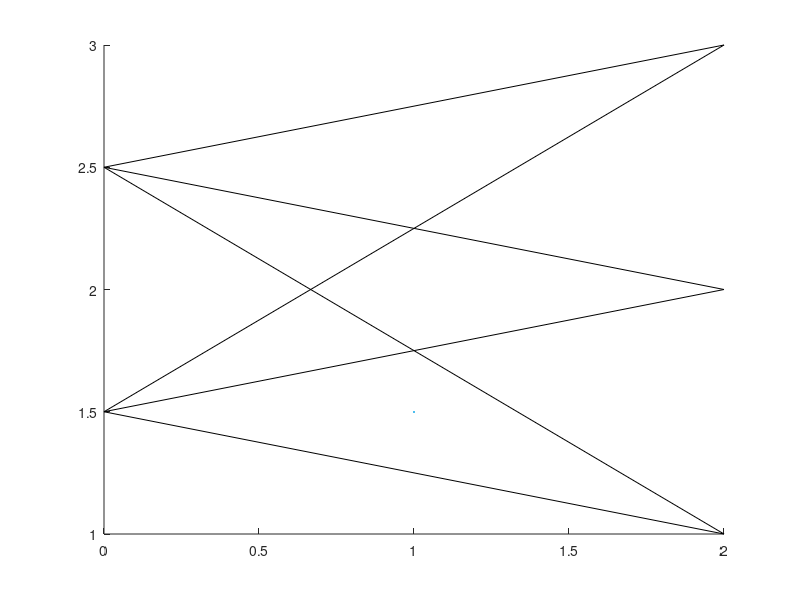

The MATLAB script that drew this image: (Note: this script raises an error after producing the figure.)
% close all

N = [2 3 1];
gap = 2;
t = -3;
X = 0:gap:gap*length(N)-1;

gg = [0 100/255 0];
bb = [0 0 205/255];
rr = [1 0 0];
pp = [139/255 0 139/255];

figure('Units','centimeter','Position',[10 10 33 10])
hold on

i = 1;
for j = 1 : N(i)
    for k = 1 : N(i + 1)
        plot([X(i) X(i + 1)], [(max(N) - N(i)) / 2 + j (max(N) - N(i + 1)) / 2 + k],  Color='k', LineWidth=1.5)
    end
end
scatter(X(i) * ones(1, N(i)), (max(N) - N(i)) / 2 + 1 : (max(N) - N(i)) / 2 + N(i), 300, 'k', LineWidth=2, MarkerFaceColor='w')

i = 2;
for j = 1 : N(i)
    for k = 1 : N(i + 1)
        plot([X(i) X(i + 1)], [(max(N) - N(i)) / 2 + j (max(N) - N(i + 1)) / 2 + k], 'color', [0.9290 0.6940 0.1250], LineWidth=2, LineStyle = ':')
    end
end

scatter(X(i) * ones(1, N(i)-2), (max(N) - N(i)) / 2 + 1 : (max(N) - N(i)) / 2 + N(i), 300, 'k', LineWidth=2, MarkerFaceColor='w')
scatter(X(end) * ones(1, N(end)), (max(N) - N(end)) / 2 + 1 : (max(N) - N(end)) / 2 + N(end), 300, 'k', LineWidth=2, MarkerFaceColor='w')

%%
N = [2 5 1];
X = X + gap * length(N) + 1;

i = 1;
for j = 1 : N(i)
    for k = 1 : 2
        plot([X(i) X(i + 1)], [(max(N) - N(i)) / 2 + j - 1 (max(N) - N(i + 1)) / 2 + k - 1], Color=pp, LineWidth=1.5)
    end
    for k = 3 : N(i + 1)
        plot([X(i) X(i + 1)], [(max(N) - N(i)) / 2 + j - 1 (max(N) - N(i + 1)) / 2 + k - 1],  Color='k', LineWidth=1.5)
    end
end
scatter(X(i) * ones(1, N(i)), (max(N) - N(i)) / 2 : (max(N) - N(i)) / 2 + N(i) - 1, 300, 'k', LineWidth=2, MarkerFaceColor='w')

i = 2;
for j = 1 : N(i)
    for k = 1 : N(i + 1)
        plot([X(i) X(i + 1)], [(max(N) - N(i)) / 2 + j - 1 (max(N) - N(i + 1)) / 2 + k - 1], 'color', [0.9290 0.6940 0.1250], LineWidth=2, LineStyle = ':')
    end
end

scatter(X(i) * ones(1, N(i)-2), (max(N) - N(i)) / 2 + 2 : (max(N) - N(i)) / 2 + N(i) - 1, 300, 'k', LineWidth=2, MarkerFaceColor='w')
scatter(X(i) * ones(1, 2), (max(N) - N(i)) / 2 : (max(N) - N(i)) / 2 + 1, 300, Color=pp, LineWidth=2, MarkerFaceColor='w')
scatter(X(end) * ones(1, N(end)), (max(N) - N(end)) / 2 : (max(N) - N(end)) / 2 + N(end) - 1, 300, 'k', LineWidth=2, MarkerFaceColor='w')

d4 = 0.37;
plot(X(i) + [-d4 d4 d4 -d4 -d4], (max(N) - N(i)) / 2 + [2-d4 2-d4 4+d4 4+d4 2-d4], 'Color', 'k', 'LineWidth', 1.5, 'LineStyle', '--')
plot(X(i) + [-d4 d4 d4 -d4 -d4], (max(N) - N(i)) / 2 + [-d4 -d4 1+d4 1+d4 -d4], 'Color', pp, 'LineWidth', 1.5, 'LineStyle', '--')

text(8, 4.7, 'existing neurons', Color = 'k', FontSize = 11)
text(8.2, -0.7, 'new neurons', Color = pp, FontSize = 11)
text(7.6, 3.5, '$W$', Interpreter = 'latex', Color = 'k', FontSize = 15)
text(9.4, 4, '$b$', Interpreter = 'latex', Color = 'k', FontSize = 15)
text(7.6, 0.3, '$W_{add}$', Interpreter = 'latex', Color = pp, FontSize = 15)
text(9.4, 0, '$b_{add}$', Interpreter = 'latex', Color = pp, FontSize = 15)

%%
N = [2 5 3 1];
X = 0:gap:gap*length(N)-1;
X = X + 2 * gap * (length(N) - 1) + 2;

i = 1;
for j = 1 : N(i)
    for k = 1 : 2
        plot([X(i) X(i + 1)], [(max(N) - N(i)) / 2 + j - 1 (max(N) - N(i + 1)) / 2 + k], 'color', pp, LineWidth=1.5)
    end
    for k = 3 : N(i + 1)
        plot([X(i) X(i + 1)], [(max(N) - N(i)) / 2 + j - 1 (max(N) - N(i + 1)) / 2 + k], 'color', 'k', LineWidth=1.5)
    end
end
scatter(X(i) * ones(1, N(i)), (max(N) - N(i)) / 2 : (max(N) - N(i)) / 2 + N(i) - 1, 300, 'k', LineWidth=2, MarkerFaceColor='w')

i = 2;
for j = 1 : N(i)
    for k = 1 : N(i + 1)
        plot([X(i) X(i + 1)], [(max(N) - N(i)) / 2 + j (max(N) - N(i + 1)) / 2 + k + t], Color=bb, LineWidth=1.5)
    end
end

i = length(N) - 1;
for j = 1 : N(i)
    for k = 1 : N(i + 1)
        plot([X(i) X(i + 1)], [(max(N) - N(i)) / 2 + j + t (max(N) - N(i + 1)) / 2 + k - 1], Color=rr, LineWidth=2, LineStyle=':')
    end
end

scatter(X(i) * ones(1, N(i)), (max(N) - N(i)) / 2 + 1 + t : (max(N) - N(i)) / 2 + N(i) + t, 300, bb, LineWidth=2, MarkerFaceColor='w')

i = 2;
for j = 1 : N(i)
    for k = 1 : N(i + 2)
        plot([X(i) X(i + 2)], [(max(N) - N(i)) / 2 + j (max(N) - N(i + 2)) / 2 + k - 1], 'color', [0.9290 0.6940 0.1250], LineWidth=2, LineStyle = ':')
    end
end

scatter(X(i) * ones(1, 2), (max(N) - N(i)) / 2 + 1 : (max(N) - N(i)) / 2 + 2, 300, pp, LineWidth=2, MarkerFaceColor='w')
scatter(X(i) * ones(1, N(i)-2), (max(N) - N(i)) / 2 + 3 : (max(N) - N(i)) / 2 + N(i), 300, 'k', LineWidth=2, MarkerFaceColor='w')
scatter(X(end) * ones(1, N(end)), (max(N) - N(end)) / 2 : (max(N) - N(end)) / 2 + N(end) - 1, 300, 'k', LineWidth=2, MarkerFaceColor='w')

d4 = 0.37;
plot(X(i) + [-d4 d4 d4 -d4 -d4], (max(N) - N(i)) / 2 + [1-d4 1-d4 5+d4 5+d4 1-d4], 'Color', 'k', 'LineWidth', 1.5, 'LineStyle', '--')
plot(X(i+1) + [-d4 d4 d4 -d4 -d4], (max(N) - N(i)) / 2 + [-1-d4 -1-d4 1+d4 1+d4 -1-d4], 'Color', bb, 'LineWidth', 1.5, 'LineStyle', '--')

text(14, 0.3, 'existing layer', Color = 'k', FontSize = 11)
text(16.2, -0.8, 'new layer', Color = bb, FontSize = 11)

% hold off
axis off
axis equal

%%
quiver(5, 2, 1, 0, 0, 'LineWidth', 2.5, 'Color', [0.8 0.2 0.2], 'MaxHeadSize', 1.5, 'AutoScale', 'off');
quiver(12, 2, 1, 0, 0, 'LineWidth', 2.5, 'Color', [0.8 0.2 0.2], 'MaxHeadSize', 1.5, 'AutoScale', 'off');

text(4.6, 2.4, 'neuron growth', Color = 'k', FontSize = 10)
text(11.7, 2.4, 'layer growth', Color = 'k', FontSize = 10)
